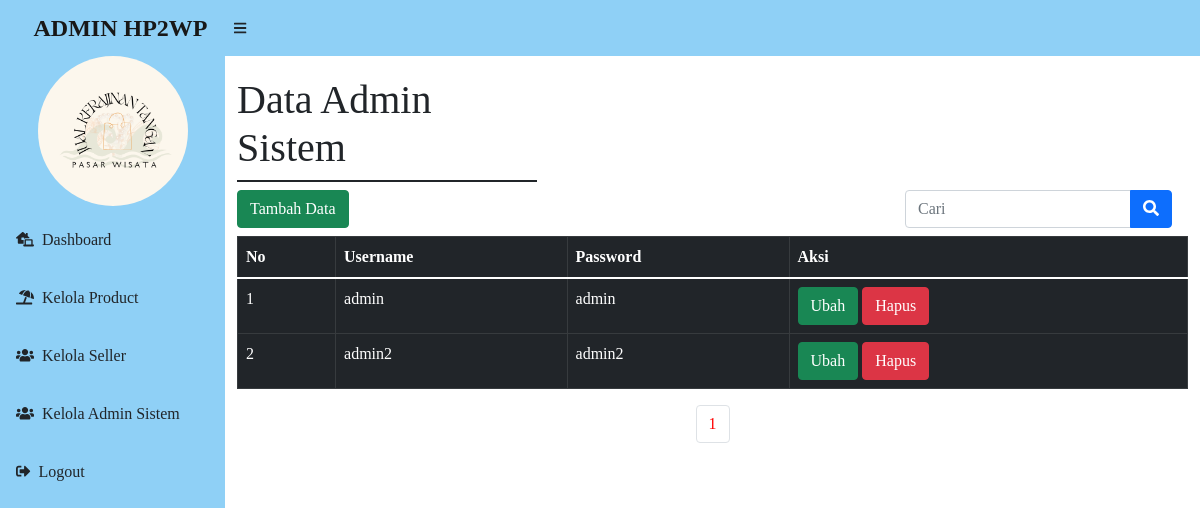
The page /Admin/kelola_admin.php (signed in) on the database its author committed.
### tables this page shows
CREATE TABLE `user` (
  `id` int(11) NOT NULL,
  `username` varchar(255) NOT NULL,
  `pass` varchar(255) NOT NULL,
  `level` varchar(255) NOT NULL
);

### function.php (called while the page is built, shortened)
<?php
$conn = mysqli_connect("localhost", "root", "", "tokokita");
function query($query){
    global $conn;
    $result= mysqli_query($conn, $query);
    $rows = [];
    while($row = mysqli_fetch_assoc($result)){
        $rows[] = $row;
    }
    return $rows;
}
?>

### Admin/kelola_admin.php (the view, shortened to what this page needs)
<?php
require '../function.php';
$batas = 8;
$jumlahData = count(query("SELECT *FROM user"));
$jumlahHalaman = ceil($jumlahData / $batas);
$halaman = (isset($_GET['halaman'])) ? $_GET['halaman'] : 1;
$awaldata =($batas * $halaman) - $batas;
$admin = query("SELECT *FROM user where level = 'admin' LIMIT $awaldata, $batas");
?>
<?php include ('template/header.php');?>
        <div id="layoutSidenav_content">
            <main>
            <font face="Pink Chicken">
                <div class="container-fluid py-3">
                    <h1 class="border-bottom border-2 py-1 pb-2 border-dark" style="width:300px">Data Admin Sistem</h1>
                    <button type="button" class="btn btn-success" data-bs-toggle="modal" data-bs-target="#staticBackdrop">
                    Tambah Data
                    </button>
                     <form class="d-none d-md-inline-block form-inline ms-auto me-0 me-md-3 my-2 my-md-0 float-end" action="" method="POST">
                        <div class="input-group">
                            <input class="form-control" type="text" placeholder="Cari" aria-label="Cari" autocomplete="off" name="keyword"
                                aria-describedby="btnNavbarSearch">
                            <button class="btn btn-primary" type="submit" name="search"><i
                                    class="fas fa-search"></i></button>
                        </div>
                      </form>
                        <table class="table table-dark table-bordered mt-2">
                            <thead>
                                <tr>
                                    <th>No</th>
                                    <th>Username</th>
                                    <th>Password</th>
                                    <th>Aksi</th>
                                </tr>
                            </thead>
                            <tbody>
                                <?php $i = 1; ?>
                                <?php foreach($admin as $adm): ?>
                                <tr>
                                    <td>
                                        <?php echo $i; ?>
                                    </td>
                                    <td>
                                        <?php echo $adm["username"]; ?>
                                    </td>
                                    <td>
                                        <?php echo $adm["pass"]; ?>
                                    </td>
                                    <td>
                                        <a class="btn btn-success" data-bs-toggle="modal" data-bs-target="#editdata<?php echo $adm['id']; ?>"
                                        >Ubah</a>
                                        <a href="hapus_admin.php?id=<?php echo $adm["id"]; ?>" class="btn btn-danger">Hapus</a>
                                    </td>
                                </tr>
                                <?php $i++;?>
                                <?php endforeach; ?>
                            </tbody>
                        </table>
                        <nav aria-label="Page navigation example">
                           <ul class="pagination justify-content-center">
                                <?php
                                for($x=1; $x<=$jumlahHalaman; $x++):
                                    ?>
                                <?php if($x == $halaman): ?>
                                <li class="page-item"><a class="page-link" style="color: red;" href="?halaman=<?php echo $x ?>"
                                ><?php echo $x; ?></a></li>
                                <?php else :?>
                                      <li class="page-item"><a class="page-link" href="?halaman=<?php echo $x ?>"
                                ><?php echo $x; ?></a></li>
                                <?php endif;?>
                                <?php endfor;?>
                            </ul>
                        </nav>
                </div>
                    </font>
            </main>
        </div>
</body>
</html>

### rows shown on the page
user: username "admin", pass "admin"
user: username "admin2", pass "admin2"
